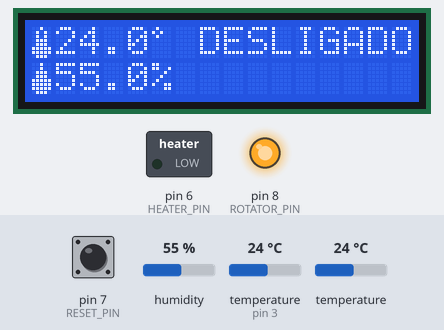
Simulated run of this sketch. Board: Arduino Uno, built with avr-gcc and run on an emulated ATmega328P. Parts: 16×2 character LCD, switched loads named in the sketch (green lamp = pin HIGH), output pins drawn as LEDs (lit = HIGH). The test bench sets the inputs (shaded band); at power-on: pin 7 (RESET_PIN) HIGH, humidity 55 %, temperature 24 °C, temperature (sensor on pin 3) 24 °C. EEPROM starts erased; what the sketch prints to the serial monitor is not drawn.

Above: at 1.3 s.
1.4 s: pin 7 (RESET_PIN) pulled LOW for 3.2 s
At 4.8 s:
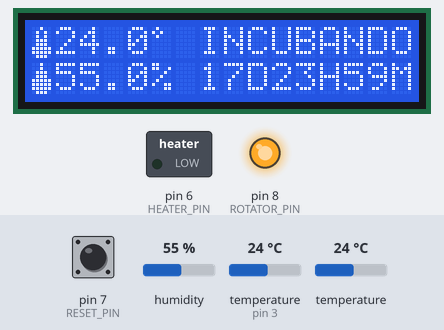
8.1 s: humidity set to 22 %
At 8.8 s:
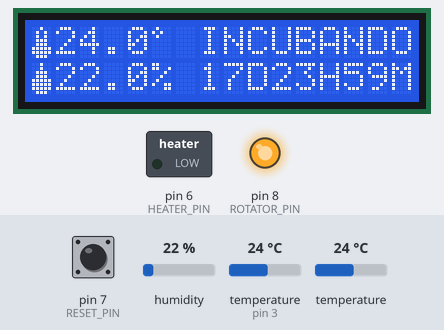
9.7 s: temperature (sensor 502) set to 12 °C
At 10.2 s:
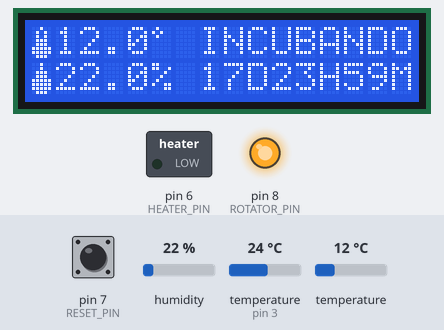
11.3 s: humidity set to 40 %
At 13.8 s:
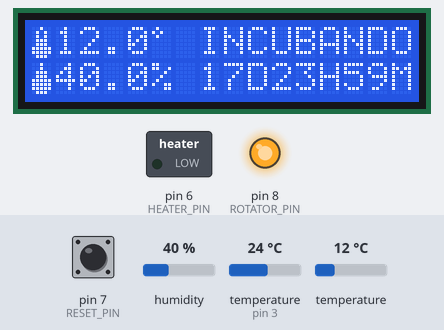
14.6 s: temperature (sensor 502) set to 19 °C
At 15.3 s:
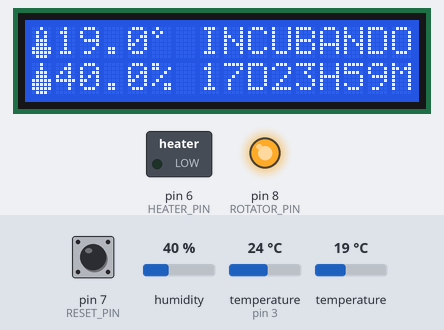
16.2 s: humidity set to 68 %
At 18.8 s:
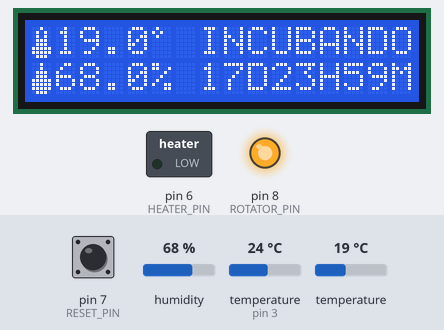
Timing chart, 0 to 20.3 s (numbered marks = the images above; inputs shaded):
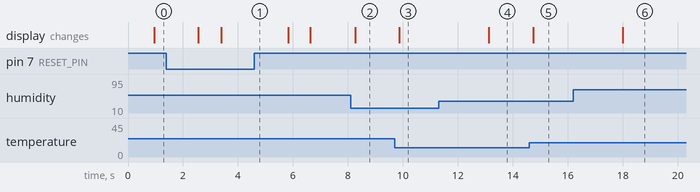

The sketch:

main.ino
```cpp
//Controlador de chocadeira PID
//Ryan Monteiro - 12/2022 - Versão 2.0

//Para alterar os paramtros de chocagem basta mudar as configs em setParametersByStage().

#include <DallasTemperature.h>
#include <OneWire.h>
#include <DHT.h>
#include <Wire.h>
#include <LiquidCrystal_I2C.h>
#include <PID_v2.h>
#include <TimeLib.h>
#include <EEPROM.h>

//Porta do pino de sinal do DS18B20
#define ONE_WIRE_BUS 2
//Porta do pino de sinal e tipo do DHT
#define DHTPIN 3
#define DHTTYPE DHT11

//Definição dos pinos de saída
#define HEATER_PIN   6
#define RESET_PIN    7
#define ROTATOR_PIN  8

//Definição de parametros do PID
#define Kp 50
#define Ki 10
#define Kd  0

//Definição dos slots da memoria EEPROM
#define eepromTime    10
#define eepromStage   11
#define eepromRotTime 12

const int LCD_addr = 0x3F;  // Endereço LCD I2C
const int LCD_chars = 16;   // Numero de caracteres por linha
const int LCD_lines = 2;    // Numero de linhas

//Define uma instancia do oneWire para comunicar com o sensor
OneWire oneWire(ONE_WIRE_BUS);
//Define uma instancia do oneWire para comunicar com o sensor
DHT dht (DHTPIN, DHTTYPE);
//Define uma instancia do liquidCrystal para comunicar com o LCD
LiquidCrystal_I2C lcd(LCD_addr, LCD_chars, LCD_lines);
//Define uma instancia do PID_V2
PID_v2 myPID(Kp, Ki, Kd, PID::Direct);
//Define uma instancia do tipo time para controle do tempo
time_t t, startTime, auxTime, rotTime;

//Definicao dos caracteres customizaveis do LCD
uint8_t tempSimbol[8]      = {0x04,0x0A,0x0A,0x0E,0x0E,0x1F,0x1F,0x0E};
uint8_t degreeSimbol[8]    = {0x08,0x14,0x08,0x00,0x00,0x00,0x00,0x00};
uint8_t clockSimbol[8]     = {0x00,0x0E,0x15,0x15,0x17,0x11,0x0E,0x00};
uint8_t humiditySimbol[8]  = {0x04,0x04,0x0E,0x0E,0x1F,0x1F,0x1F,0x0E};
uint8_t rotationSimbol[8]  = {0x07,0x06,0x15,0x11,0x11,0x15,0x0C,0x1C};

DallasTemperature sensors(&oneWire);
DeviceAddress sensor1;

//Definição das variaveis globais
float probeTemp;
float probeHumdt;
double pidSetpoint, pidInput, pidOutput;
int savedTime, savedStage, savedRotTime;
boolean rotation = false;
unsigned long targetInSeconds,targetDay, targetHour;
unsigned long lastSync, lastrotSync, leftTime, leftRotTime;


//Prototipo das funções
void getTemp(void);
void getHumdt(void);
void homeScreen(void);
void controlTemp(void);
void setParametersByStage(void);
void controlRoll(void);
void convertTimeToSec(void);
void controlTime(void);

void setup() {
    Serial.begin(115200);
    //Inicializa DS18B20
    sensors.begin();
    //Inicializa DHT
    dht.begin();
    //Inicializa e limpa LCD
    lcd.init();
    lcd.clear();
    lcd.backlight();

    //Cria os caracteres personalizados
    lcd.createChar(0, tempSimbol);
    lcd.createChar(1, degreeSimbol);
    lcd.createChar(2, clockSimbol);
    lcd.createChar(3, humiditySimbol);
    lcd.createChar(4, rotationSimbol);

    //Localiza e mostra o endereço dos sensores DS18B20
    Serial.println("Localizando sensores DS18B20...");
	Serial.print("Foram encontrados ");
	Serial.print(sensors.getDeviceCount(), DEC);
	Serial.println(" Sensor(es)");
	sensors.getAddress(sensor1, 5);

    //Carrega da EEPROM os valores salvos de datas e estagio.
    EEPROM.get(eepromTime, savedTime);
    EEPROM.get(eepromStage, savedStage);
    EEPROM.get(eepromRotTime, savedRotTime);
    //savedStage =  2; //Para simular outras funcoes

    //Chama a função para setar os parametros
    setParametersByStage();

    //Seta as informações de saida do rotacionador
    pinMode(ROTATOR_PIN, OUTPUT);
    pinMode(RESET_PIN, INPUT_PULLUP);
    digitalWrite(ROTATOR_PIN, HIGH);

    //Captura e armazena o tempo ao iniciar;
    startTime = now();

    //define os parametros de sincronização para 0, reeiniciando contador de sincronização a cada boot do arduino
    lastSync = 0;
    lastrotSync = 0;

    //Define os limites da saida PID
    myPID.SetOutputLimits(0, 255);
    //Inicializa o controlador PID passando a leitura do sensor de temperatura e o alvo
    myPID.Start(pidInput, pidOutput, pidSetpoint);
}

void loop() {
    //Captura as informações dos sensores
    getTemp();
    getHumdt();
    //Gera a tela de inicio
    homeScreen();
    //Chama a função de controlar a temperatura
    controlTemp();
    //Chama a função de girar os ovos na incubadora
    if (rotation == true){
        controlRoll();
    }
    //Calcula o tempo restante e qual o estagio por input automaticamente
    controlTime();

    if (digitalRead(RESET_PIN) == LOW)
    {
        savedStage = 2;
        savedTime = 0;
        savedRotTime = 0;
        setParametersByStage();
        EEPROM.put(eepromStage, savedStage);
        Serial.println("Estagio salvo na eeprom");
    }

}

//Função para ler e tratar a temperatura do sensor
void getTemp(){
    sensors.requestTemperatures();
    probeTemp = sensors.getTempC(sensor1);
    //Serial.print("Temperatura:");
    //Serial.println(probeTemp);
}

//Função para exibição da temperatura no LCD
void showTemp(){
    lcd.home();
	lcd.write(0);
	lcd.print(probeTemp);
    lcd.setCursor(5, 0);
	lcd.write(1);
}

//Função para ler e tratar a umidade do sensor
void getHumdt(){
    probeHumdt = dht.readHumidity();
    //Serial.print("Umidade:");
    //Serial.println(probeHumdt);
}

//Função para exibição da umidade no LCD
void showHumdt(){
    lcd.setCursor(0,1);
	lcd.write(3);
	lcd.print(probeHumdt,1);
    lcd.print("%");
}

//Função para gerenciar a temperatura interna com o resultado do calculo PID
void controlTemp(){
    pidInput = probeTemp;
    pidOutput = myPID.Run(pidInput);
    analogWrite(HEATER_PIN, pidOutput);
    Serial.println(pidOutput);
}

// Define os parametros de acordo com o estagio de chocagem
void setParametersByStage(){
// implementar os parametros e a definicão do estagio
    switch (savedStage) {
    case 1: //Pré Aquecimento
        pidSetpoint = 27.0;
        rotation = false;
        targetDay = 00;
        targetHour = 12;
        break;
    case 2: //Incubação
        pidSetpoint = 37.7;
        rotation = true;
        targetDay = 18;
        targetHour = 00;
        break;
    case 3:
        pidSetpoint = 36.8;
        rotation = false;
        targetDay = 05;
        targetHour = 00;
        break;
    default:
        pidSetpoint = 0;
        rotation = false;
        targetDay = 00;
        targetHour = 00;
        break;
    }

    //Chama a função para convertert o tempo para segundos;
    convertTimeToSec();
}

//Função para exibir o estagio na tela inicial
void showStage(){
    //Serial.println(leftTime);
    unsigned long day;
    unsigned long hour;
    unsigned long min;
    day = (leftTime / 86400);
    hour = ((leftTime % 86400)/3600);
    min = (((leftTime % 86400) % 3600)/60);

    switch (savedStage) {
    case 1:
        lcd.setCursor(7, 0);
	    lcd.print("AQUECENDO");
        lcd.setCursor(7,1);
        if (day < 10){
            lcd.print("0");
        }
        lcd.print(day);
        lcd.print("D");
        if (hour < 10){
            lcd.print("0");
        }
        lcd.print(hour);
        lcd.print("H");
        if (min < 10){
            lcd.print("0");
        }
        lcd.print(min);
        lcd.print("M");
        break;
    case 2:
        lcd.setCursor(7, 0);
	    lcd.print("INCUBANDO");
        lcd.setCursor(7,1);
        if (day < 10){
            lcd.print("0");
        }
        lcd.print(day);
        lcd.print("D");
        if (hour < 10){
            lcd.print("0");
        }
        lcd.print(hour);
        lcd.print("H");
        if (min < 10){
            lcd.print("0");
        }
        lcd.print(min);
        lcd.print("M");
        break;
    case 3:
        lcd.setCursor(7, 0);
	    lcd.print("NASCENDO");
        lcd.setCursor(7,1);
        if (day < 10){
            lcd.print("0");
        }
        lcd.print(day);
        lcd.print("D");
        if (hour < 10){
            lcd.print("0");
        }
        lcd.print(hour);
        lcd.print("H");
        if (min < 10){
            lcd.print("0");
        }
        lcd.print(min);
        lcd.print("M");
        break;
    default:
        lcd.setCursor(7, 0);
	    lcd.print("DESLIGADO");
        break;
    }
}

void showRollTime(){
    //Serial.println(leftRotTime);
    unsigned long min;
    min = (((leftRotTime % 86400) % 3600)/60);

    lcd.setCursor(7, 0);
	lcd.print("VIRANDO");
    lcd.setCursor(7,1);
    lcd.print("EM: ");
    lcd.print("0");
    lcd.print(min);
    lcd.print("Min");
}

//Função para girar os ovos na incubadora
void controlRoll(){
    t = now(); //captura os dados de data e armazena em t

    //Função para diferenciar se houve sincronia antes ou não e realizar a conta de tempo decorrido
    if (lastrotSync == 0)//Primeira sincronia
    {
        auxTime = (t - startTime);
    }
    else{
        auxTime = (t- lastrotSync);
    }

    lastrotSync = t;
    savedRotTime = savedRotTime + auxTime;

    if (savedRotTime % 600 == 0) //Grava na EEPROM a cada 10 minutos
    {
        Serial.println("Gravando tempo de rotação na EEPROM");
        EEPROM.put(eepromRotTime, savedRotTime);
    }

    leftRotTime = (3600 - savedRotTime);

    //Valida que esgotou o tempo de rotação e aciona o rele para rotacionar
    if (leftRotTime <= 0)
    {
        digitalWrite(ROTATOR_PIN, LOW);
        //delay(1000);
        digitalWrite(ROTATOR_PIN, HIGH);
        savedRotTime = 0;
    }
}

//Função para converter o tempo do objetivo em segundos
void convertTimeToSec(){
    targetInSeconds = ((targetDay * 86400) + (targetHour * 3600));
    //Serial.println(targetInSeconds);
}

//Função para controlar o tempo e mudança de estagio
void controlTime(){
    t = now(); //captura os dados de data e armazena em t

    //Função para diferenciar se houve sincronia antes ou não e realizar a conta de tempo decorrido
    if (lastSync == 0)//Primeira sincronia
    {
        auxTime = (t - startTime);
    }
    else{
        auxTime = (t - lastSync);
    }

    lastSync = t;
    savedTime = savedTime + auxTime;

    if (savedTime >= targetInSeconds) // Verfica se decorreu o tempo naquele estágio e faz a troca para o proximo e salva na eeprom
    {
        switch (savedStage)
        {
        case 1:
            savedStage = 2;
            savedTime = 0;
            EEPROM.put(eepromStage, savedStage);
            EEPROM.put(eepromTime, savedTime);
            break;
        case 2:
            savedStage = 3;
            savedTime = 0;
            EEPROM.put(eepromStage, savedStage);
            EEPROM.put(eepromTime, savedTime);
            break;
        case 3:
            savedStage = 0;
            savedTime = 0;
            EEPROM.put(eepromStage, savedStage);
            EEPROM.put(eepromTime, savedTime);
            break;
        default:
            break;
        }
        //Define os parametros de controle de acordo com o estagio
        setParametersByStage();
    }

    if ((savedTime % 600) == 0) //Grava na EEPROM a cada 10 minutos
    {
        Serial.println("Gravando tempo na EEPROM");
        EEPROM.put(eepromTime, savedTime);
    }

    leftTime = (targetInSeconds - savedTime);
}

//Função para criar a tela inicial do sistema
void homeScreen(){
    lcd.clear();
    showTemp();
    showHumdt();
    if ((rotation == true) && (leftRotTime < 120)){ // IMPLEMENTAR ALTERNAR ENTRE O ESTAGIO E O ROTACIONAR
        showRollTime();
    }
    else{
        showStage();
    }
}
```

Measured:
- after the input at 1.4 s, the display: first changes after 1.2 s (image 1 shows a later state)
- after the input at 8.1 s, the display: changes after 0.16 s (image 2)
- after the input at 9.7 s, the display: changes after 0.17 s (image 3)
- after the input at 11.3 s, the display: changes after 1.8 s (image 4)
- after the input at 14.6 s, the display: changes after 0.14 s (image 5)
- after the input at 16.2 s, the display: changes after 1.8 s (image 6)
